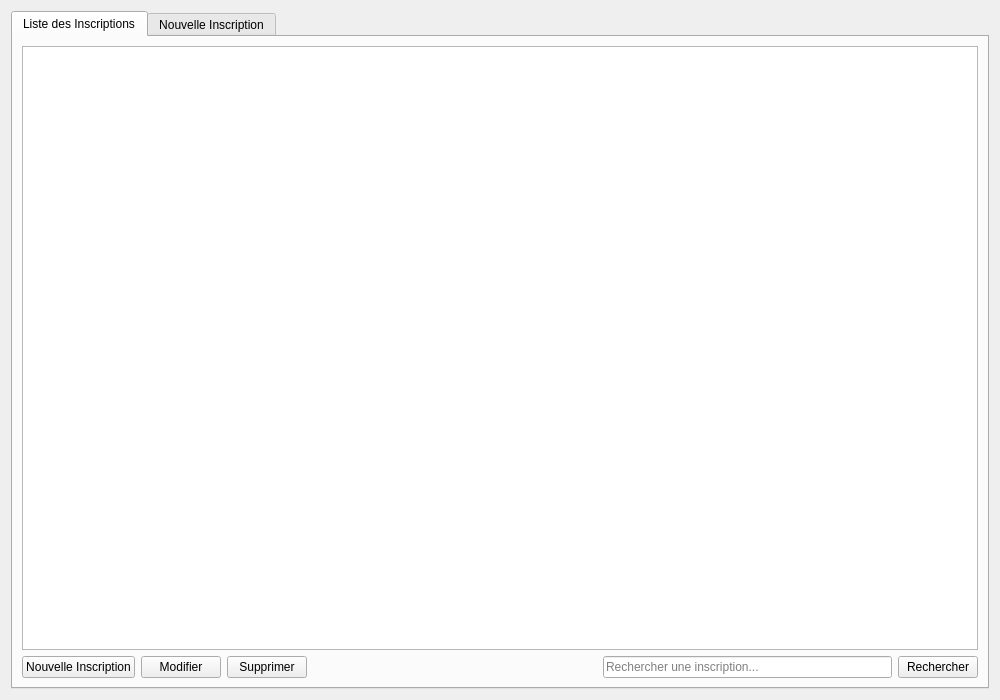
<?xml version="1.0" encoding="UTF-8"?>
<ui version="4.0">
 <class>GestionInscriptionsWidget</class>
 <widget class="QWidget" name="GestionInscriptionsWidget">
  <property name="geometry">
   <rect>
    <x>0</x>
    <y>0</y>
    <width>1000</width>
    <height>700</height>
   </rect>
  </property>
  <property name="windowTitle">
   <string>Gestion des Inscriptions - Smart Summer Club</string>
  </property>
  <layout class="QVBoxLayout" name="verticalLayout">
   <item>
    <widget class="QTabWidget" name="tabWidget">
     <property name="currentIndex">
      <number>0</number>
     </property>
     <widget class="QWidget" name="tabListe">
      <attribute name="title">
       <string>Liste des Inscriptions</string>
      </attribute>
      <layout class="QVBoxLayout" name="verticalLayout_2">
       <item>
        <widget class="QTableView" name="tableViewInscriptions">
         <property name="selectionMode">
          <enum>QAbstractItemView::SingleSelection</enum>
         </property>
         <property name="selectionBehavior">
          <enum>QAbstractItemView::SelectRows</enum>
         </property>
        </widget>
       </item>
       <item>
        <layout class="QHBoxLayout" name="horizontalLayout">
         <item>
          <widget class="QPushButton" name="btnNouvelleInscription">
           <property name="text">
            <string>Nouvelle Inscription</string>
           </property>
          </widget>
         </item>
         <item>
          <widget class="QPushButton" name="btnModifierInscription">
           <property name="text">
            <string>Modifier</string>
           </property>
          </widget>
         </item>
         <item>
          <widget class="QPushButton" name="btnSupprimerInscription">
           <property name="text">
            <string>Supprimer</string>
           </property>
          </widget>
         </item>
         <item>
          <spacer name="horizontalSpacer">
           <property name="orientation">
            <enum>Qt::Horizontal</enum>
           </property>
           <property name="sizeHint" stdset="0">
            <size>
             <width>40</width>
             <height>20</height>
            </size>
           </property>
          </spacer>
         </item>
         <item>
          <widget class="QLineEdit" name="lineEditRecherche">
           <property name="placeholderText">
            <string>Rechercher une inscription...</string>
           </property>
          </widget>
         </item>
         <item>
          <widget class="QPushButton" name="btnRechercher">
           <property name="text">
            <string>Rechercher</string>
           </property>
          </widget>
         </item>
        </layout>
       </item>
      </layout>
     </widget>
     <widget class="QWidget" name="tabFormulaire">
      <attribute name="title">
       <string>Nouvelle Inscription</string>
      </attribute>
      <layout class="QVBoxLayout" name="verticalLayout_3">
       <item>
        <widget class="QGroupBox" name="groupBox">
         <property name="title">
          <string>Informations sur l'inscription</string>
         </property>
         <layout class="QFormLayout" name="formLayout">
          <item row="0" column="0">
           <widget class="QLabel" name="label">
            <property name="text">
             <string>Abonné :</string>
            </property>
           </widget>
          </item>
          <item row="0" column="1">
           <widget class="QComboBox" name="comboAbonne"/>
          </item>
          <item row="1" column="0">
           <widget class="QLabel" name="label_2">
            <property name="text">
             <string>Activité :</string>
            </property>
           </widget>
          </item>
          <item row="1" column="1">
           <widget class="QComboBox" name="comboActivite">
            <property name="currentIndex">
             <number>-1</number>
            </property>
           </widget>
          </item>
          <item row="2" column="0">
           <widget class="QLabel" name="label_3">
            <property name="text">
             <string>Date d'inscription :</string>
            </property>
           </widget>
          </item>
          <item row="2" column="1">
           <widget class="QDateEdit" name="dateEditInscription">
            <property name="date">
             <date>
              <year>2023</year>
              <month>1</month>
              <day>1</day>
             </date>
            </property>
            <property name="calendarPopup">
             <bool>true</bool>
            </property>
           </widget>
          </item>
          <item row="3" column="0">
           <widget class="QLabel" name="label_4">
            <property name="text">
             <string>Statut :</string>
            </property>
           </widget>
          </item>
          <item row="3" column="1">
           <widget class="QComboBox" name="comboStatut">
            <item>
             <property name="text">
              <string>En attente</string>
             </property>
            </item>
            <item>
             <property name="text">
              <string>Confirmé</string>
             </property>
            </item>
            <item>
             <property name="text">
              <string>Annulé</string>
             </property>
            </item>
           </widget>
          </item>
          <item row="4" column="0">
           <widget class="QLabel" name="label_5">
            <property name="text">
             <string>Prix :</string>
            </property>
           </widget>
          </item>
          <item row="4" column="1">
           <widget class="QDoubleSpinBox" name="spinPrix">
            <property name="decimals">
             <number>2</number>
            </property>
            <property name="maximum">
             <double>10000.000000000000000</double>
            </property>
            <property name="prefix">
             <string>DT </string>
            </property>
            <property name="value">
             <double>0.000000</double>
            </property>
           </widget>
          </item>
          <item row="5" column="1">
           <widget class="QCheckBox" name="checkPaiement">
            <property name="text">
             <string>Paiement effectué</string>
            </property>
           </widget>
          </item>
         </layout>
        </widget>
       </item>
       <item>
        <layout class="QHBoxLayout" name="horizontalLayout_2">
         <item>
          <spacer name="horizontalSpacer_2">
           <property name="orientation">
            <enum>Qt::Horizontal</enum>
           </property>
           <property name="sizeHint" stdset="0">
            <size>
             <width>40</width>
             <height>20</height>
            </size>
           </property>
          </spacer>
         </item>
         <item>
          <widget class="QPushButton" name="btnEnregistrer">
           <property name="text">
            <string>Enregistrer</string>
           </property>
          </widget>
         </item>
         <item>
          <widget class="QPushButton" name="btnAnnuler">
           <property name="text">
            <string>Annuler</string>
           </property>
          </widget>
         </item>
        </layout>
       </item>
      </layout>
     </widget>
    </widget>
   </item>
  </layout>
 </widget>
 <resources/>
 <connections/>
</ui>
